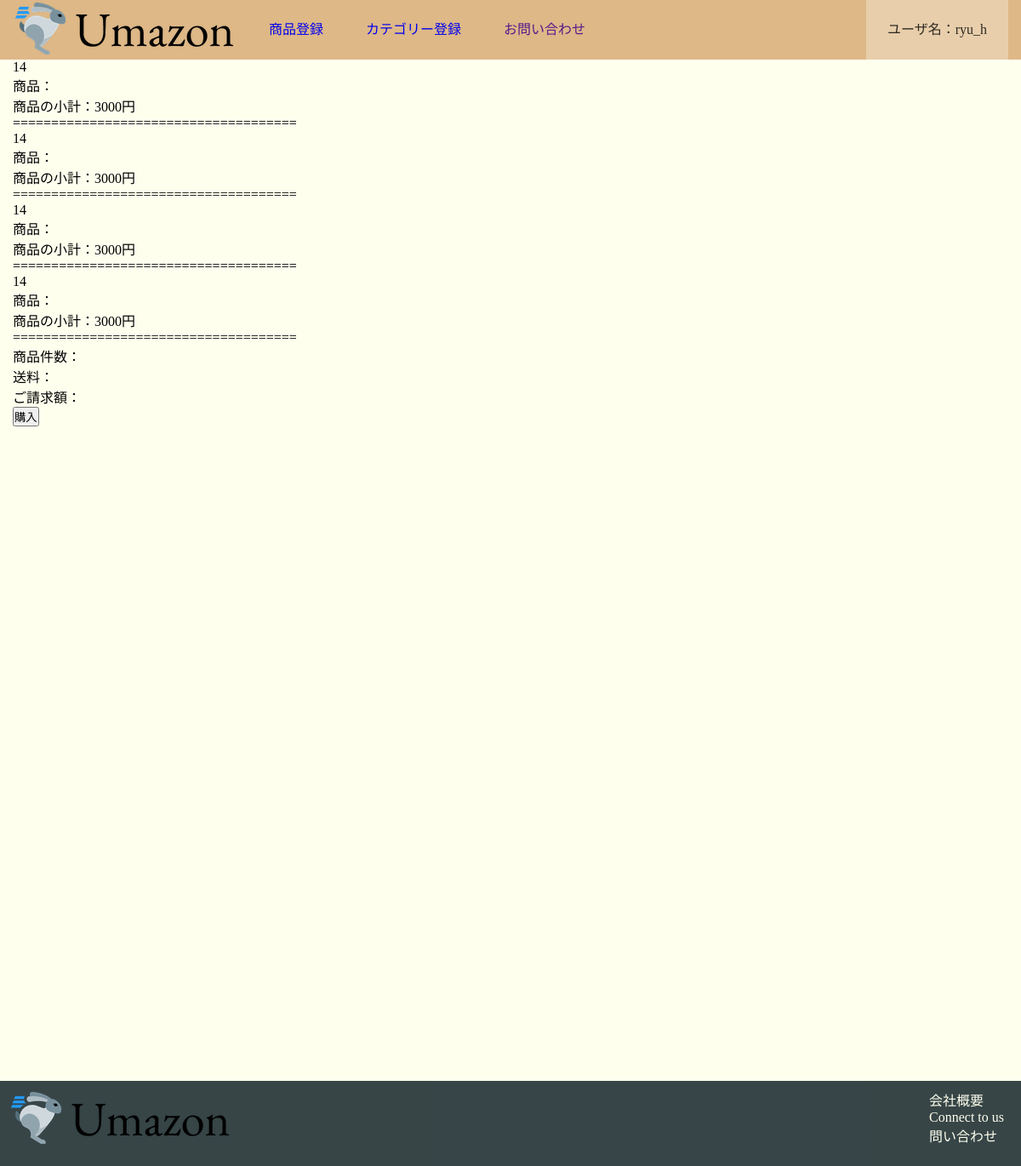
Before: /buy_list/ (signed in) with the older database file.
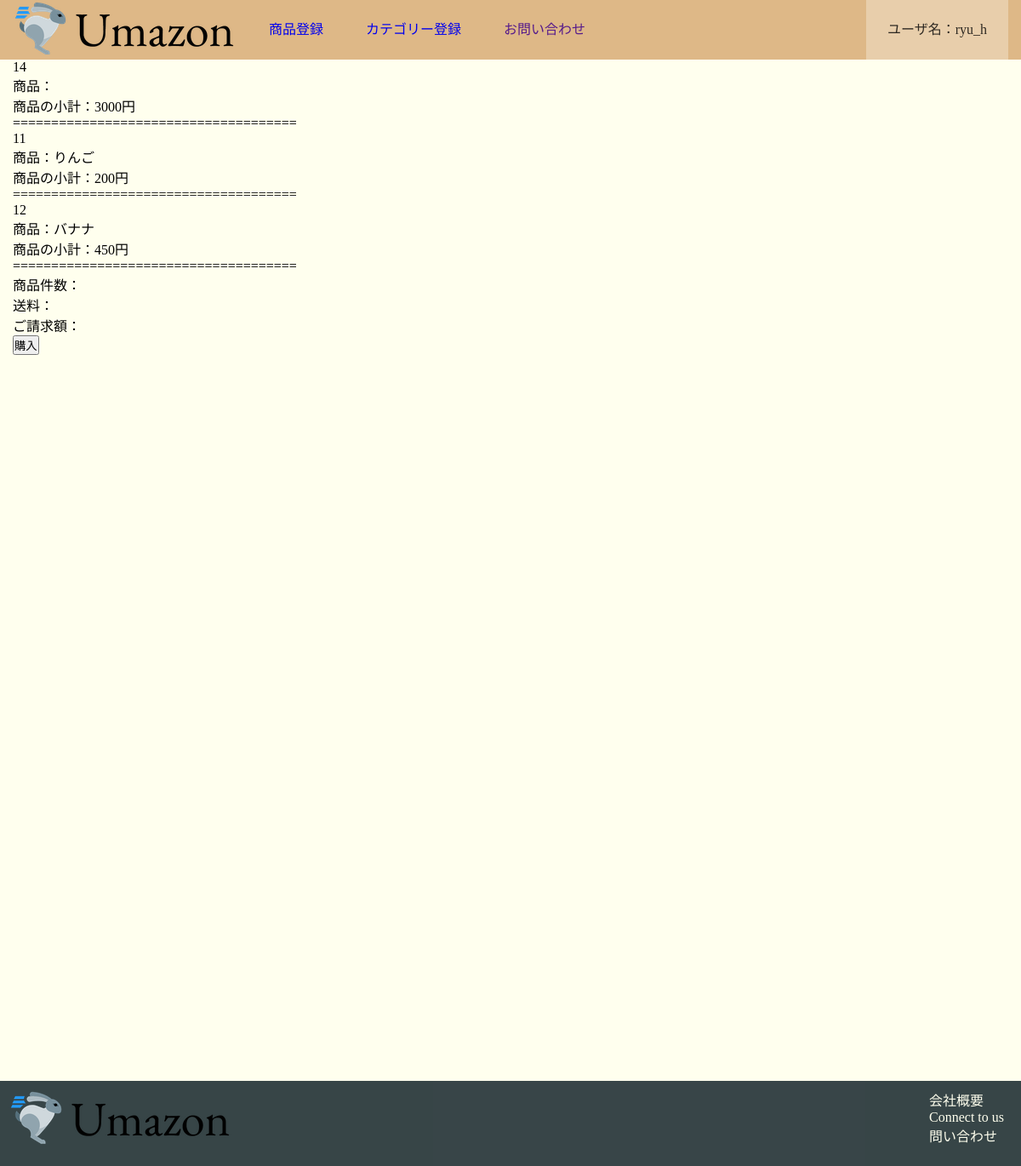
After: the same page with the newer database file.
### buy/models.py (models this page shows)
class Buy(models.Model):
    user = models.CharField('ユーザ',max_length=20)
    name = models.CharField("商品", max_length=128)
    product_num = models.CharField('商品番号', max_length=128, null=True, blank=True)
    price = models.PositiveIntegerField("価格")
    count = models.PositiveIntegerField('数量')
    total_price = models.PositiveIntegerField("合計",null=True, blank=True)
    buy_count = models.PositiveIntegerField("購入回数",null=True, blank=True)

### buy/views.py (the view)
# urls.py: path('buy_list/', buy.views.buy_list, name='buy_list'),
def buy_list(request):
    buy=Buy.objects.filter(user=request.user.id)
    if buy:
        return TemplateResponse(request,'buy/buy_list.html',{'buy':buy})
    else:
        return TemplateResponse(request,'top/toppage.html')

### buy/templates/buy/buy_list.html
{% extends '../base.html' %}
{% block content %}
<div class="container">
{%for b in buy %}
        <ul>
            {{b.product_num}}
            <li>商品：{{b.name}}</li>
            <li>商品の小計：{{b.total_price}}円</li>
        </ul>
<p>=====================================</p>
{%endfor%}
<p>商品件数：{{count}}</p>
<p>送料：</p>
<p>ご請求額：</p>
<form action="">
    <input type="submit" value="購入">
</form>
</div>
{% endblock %}

### templates/base.html (shortened to what this page needs)
{% load static %}
<html lang="en">
<head>
    <link rel="stylesheet" href="{% static 'css\style.css' %}" type="text/css">
</head>
<body>
    <header>
        <div class="container">
            <div class="header-logo">
                <a href="{% url 'toppage' %}"><img src="{% static 'image\Primary_logo.png' %}" alt=""></a>
            </div>
            <div class="header-list">
                {%if perms.accounts.admin %}
                <a href="{% url 'product_post' %}">商品登録</a>
                <a href="{% url 'category_post' %}">カテゴリー登録</a>
                {% endif %}
                <a href="">お問い合わせ</a>
            </div>
            <div class="account_list">
                {% if user.is_authenticated %}
                <div class="hover-activate">
                    <a class="btn">ユーザ名：{{ user.get_username }}</a>
                </div>
                {% else %}
                <a href="{% url 'account:logout' %}" class="btn login">ログイン</a>
                {% endif %}
            </div>
        </div>
    </header>
    <main>
        {% block content %}
        {% endblock %}
    </main>
    <footer>
        <div class="foot-logo">
            <a href="{% url 'toppage' %}"><img src="{% static 'image\Primary_logo.png' %}" alt=""></a>
        </div>
        <div class="foot-list">
            <ul>
                <li>会社概要</li>
                <li>Connect to us</li>
                <li>問い合わせ</li>
            </ul>
        </div>
    </footer>
</body>
</html>

### static/css/style.css (style rules this page uses)
* { margin:0; padding:0; }
body { margin: 0; font-family: "Hiragino Kaku Gothic ProN"; }
a { text-decoration: none; }
header { background-color: burlywood; height: 70px; width: 100%; }
.container { width: 1170px; padding: 0 15px; margin: 0 auto; }
.header-logo { float: left; padding-right: 10px; }
.account_list { float: right; background-color: rgba(255, 255, 255, 0.3); transition:all 0.5s; }
.account_list a { line-height:70px; padding:0 25px; color:black; display:block; }
.header-list a { line-height:70px; float: left; padding: 0 25px; }
.btn { padding: 8px 24px; color: white; opacity: 0.8; border-radius:4px; }
main { height:1200px; background-color:#FFFFEE; }
li { list-style:none; }
footer { background-color: rgba(34, 49, 52, 0.9); height: 100px; width: 100%; }
.foot-logo { float: left; padding: 10px; }
.foot-list { float: right; padding: 10px 10px; }
.foot-list li { color: #FFFFEE; padding: 0 10px; }

Changed rows visible on the page:
removed Buy: product_num "14", total_price "3000"
removed Buy: product_num "14", total_price "3000"
removed Buy: product_num "14", total_price "3000"
added Buy: product_num "11", name "りんご", total_price "200"
added Buy: product_num "12", name "バナナ", total_price "450"
